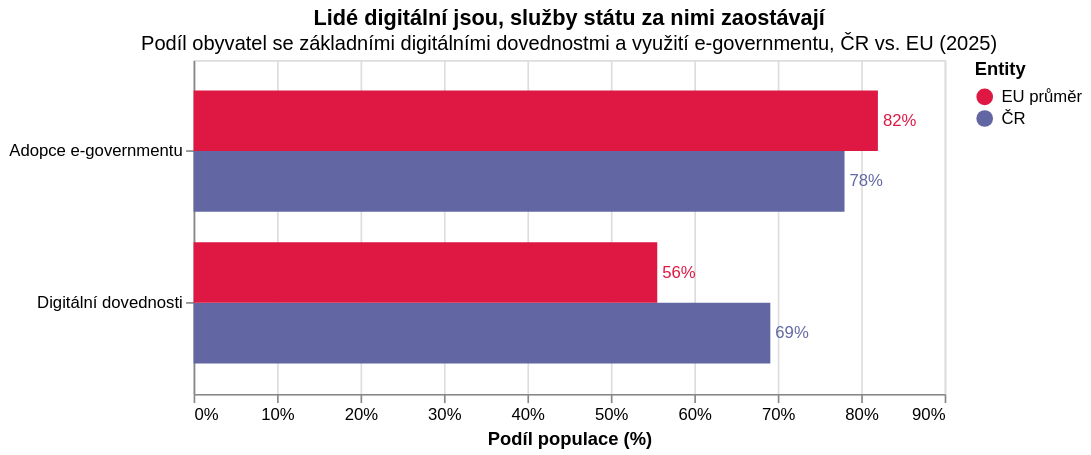

Source (Vega-Lite JSON):
### Vega-Lite specification from a JSON file in a GitHub repository (floating-point values rounded to 4 significant figures)
{"$schema": "https://vega.github.io/schema/vega-lite/v5.json", "title": {"text": "Lidé digitální jsou, služby státu za nimi zaostávají", "subtitle": "Podíl obyvatel se základními digitálními dovednostmi a využití e-governmentu, ČR vs. EU (2025)"}, "width": 450, "height": 200, "data": {"values": [{"Metric": "Digitální dovednosti", "Entity": "ČR", "Value": 0.6911}, {"Metric": "Digitální dovednosti", "Entity": "EU průměr", "Value": 0.5556}, {"Metric": "Adopce e-governmentu", "Entity": "ČR", "Value": 0.78}, {"Metric": "Adopce e-governmentu", "Entity": "EU průměr", "Value": 0.82}]}, "encoding": {"y": {"field": "Metric", "type": "nominal", "title": null, "axis": {}}, "x": {"field": "Value", "type": "quantitative", "title": "Podíl populace (%)", "axis": {"format": "%"}}, "color": {"field": "Entity", "type": "nominal", "scale": {"range": ["#de1743", "#6267a3"]}, "legend": {}}, "yOffset": {"field": "Entity"}}, "layer": [{"mark": "bar"}, {"mark": {"type": "text", "align": "left", "baseline": "middle", "dx": 3, "fontSize": 10}, "encoding": {"text": {"field": "Value", "type": "quantitative", "format": ".0%"}}}], "usermeta": {"_source": "Digital Decade 2025 (Evropská komise)"}, "_source": "• autoři: Kateřina Mahdalová & Michal Škop • data: Evropská komise, Digital Decade Report 2025"}
